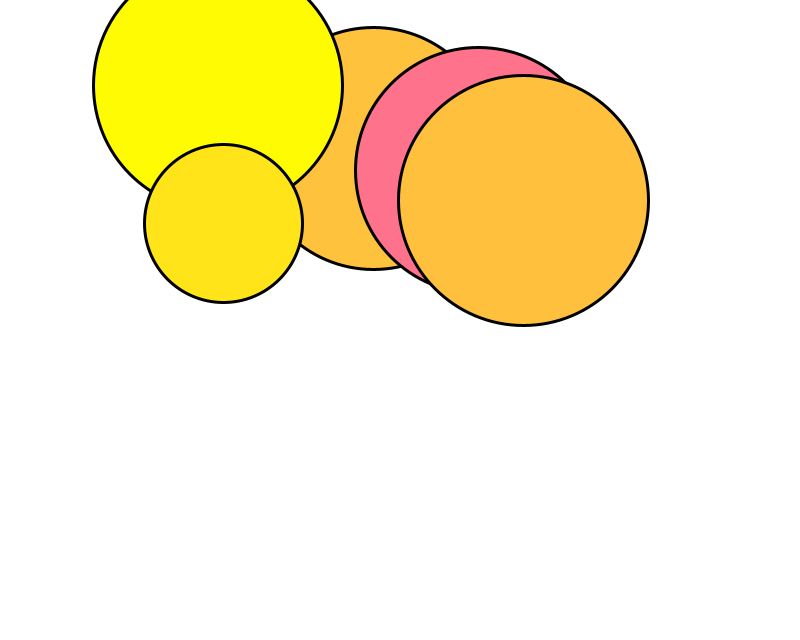
Frame 1 (no input)
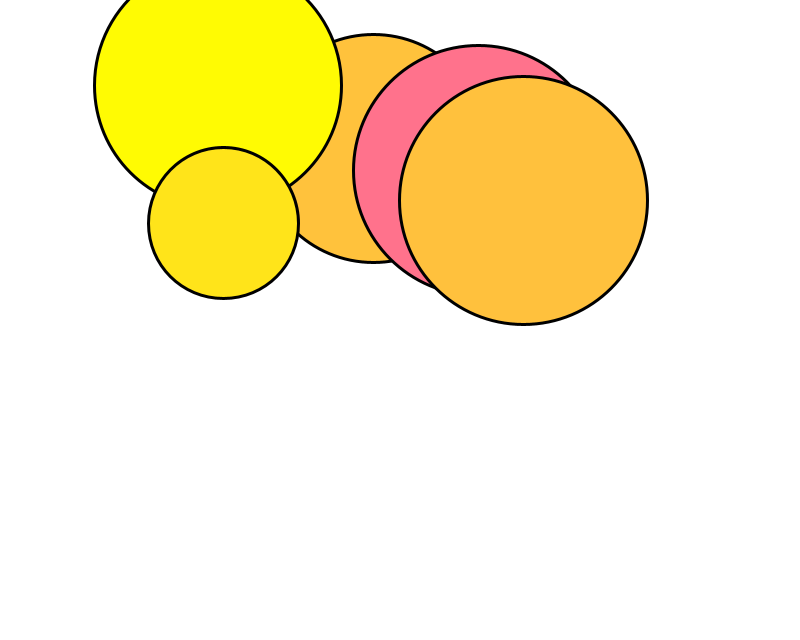
Frame 60 (the mouse pressed at the canvas centre just before this capture)
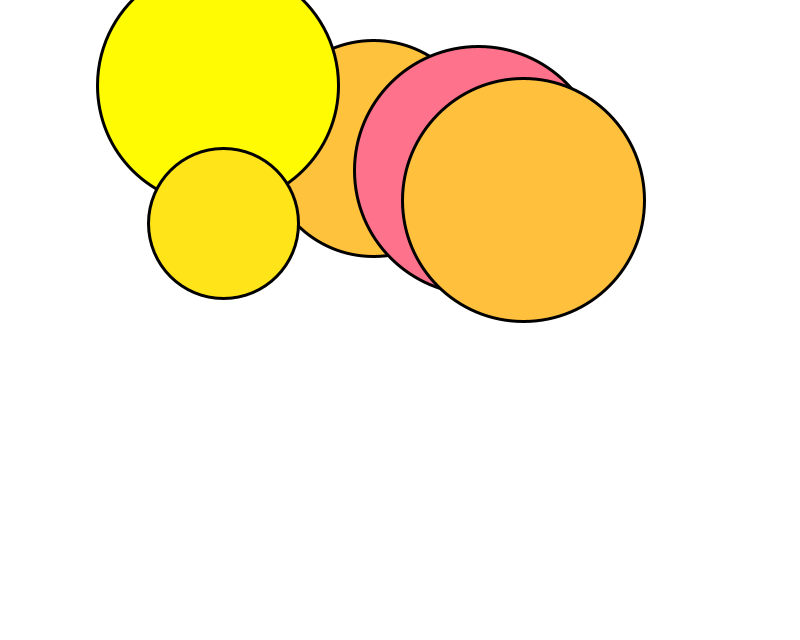
Frame 120 (the mouse held since frame 60 and released just before this capture)

The Processing sketch that drew these frames (run headless with seeded random() and noise(); from frame 60 on, the mouse is pressed at the canvas centre):

// Processing sketch: PulsatingCircles
// ── PulsatingCircles.pde
Circle[] circles; // array for the circle objects
int numCircles=5; // number of circles in simulation

void setup() {
  size(800,640);
  smooth();
  strokeWeight(3); // boundaries thicker
  circles = new Circle[numCircles]; // create the array of the given size
  for (int i=0; i<numCircles; i++) {
    // now create circles according to the given definition, use random numbers as values
    circles[i] = new Circle(50+random(500),50+random(380),random(100),random(255));
  }
}

void draw() {
  background(255); // repaint a white background in each frame
  for (int i=0; i<numCircles; i++) {
    circles[i].render(); // tell every circle to repaint itself (after rotating a bit)
  }
}

class Circle {
  float x, y; // position
  float v; // sin value
  float c; // color value
  
  Circle(float x, float y, float v, float c) {
    // assign the randomly created values to the class variables to remember them for painting
    this.x=x; 
    this.y=y;
    this.c=c;
    this.v=v;
  } 
  
  void render() {
    fill(255,255-c,c); // set the gray value as color to fill
    v+=0.1;
    ellipse(x,y,200+50*sin(v),200+50*sin(v));
  }
}
